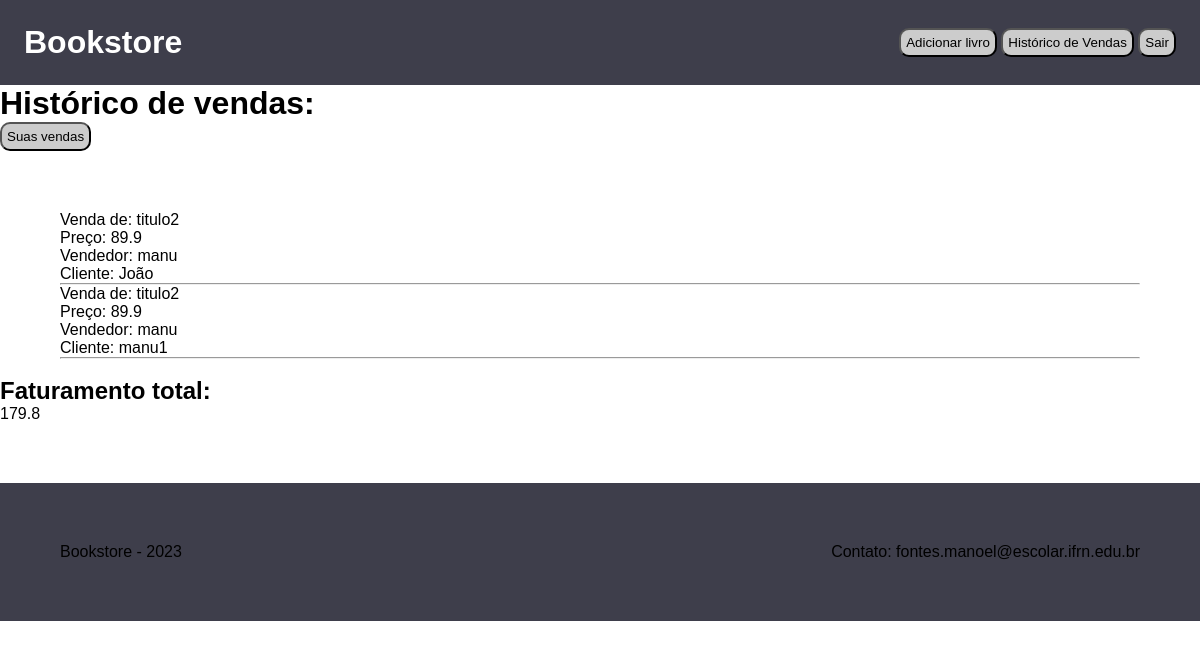
/sales (signed in), run on an earlier commit of the app's database.
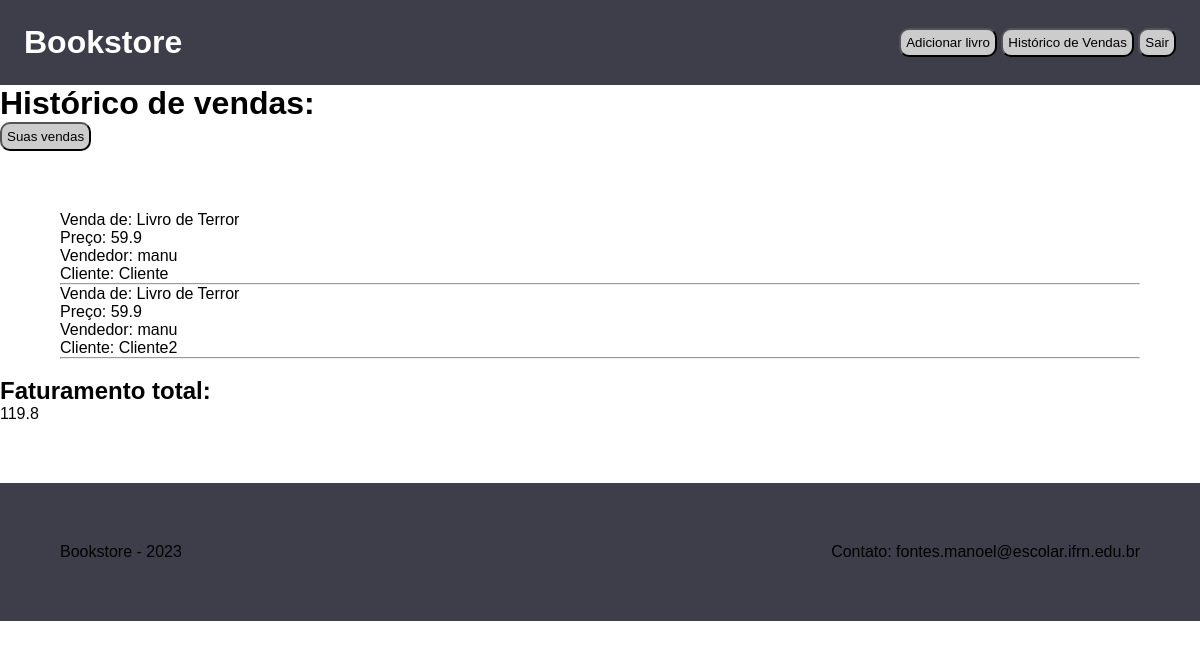
And on a later commit of the database.
### core/models.py (models this page shows, shortened)
class Sale(models.Model):
    id = models.UUIDField(primary_key=True, default=uuid.uuid4, editable=False)
    seller = models.ForeignKey(User, on_delete=models.SET_NULL, null=True)
    book = models.ForeignKey(Book, on_delete=models.CASCADE)
    client_name = models.CharField(max_length=255, null=True, blank=True)
    created_at = models.DateTimeField(auto_now_add=True)
    updated_at = models.DateTimeField(auto_now=True)

class Book(models.Model):
    id = models.UUIDField(primary_key=True, default=uuid.uuid4, editable=False)
    category = models.ForeignKey(Category, on_delete=models.CASCADE)
    title = models.CharField(max_length=255)
    synopsis = models.TextField(null=True, blank=True)
    author_name = models.CharField(max_length=255)
    publishing_company_name = models.CharField(max_length=255)
    release_year = models.DateField()
    price = models.FloatField()
    quantity = models.IntegerField(default=1)
    created_at = models.DateTimeField(auto_now_add=True)
    updated_at = models.DateTimeField(auto_now=True)

### core/views.py (the view)
# urls.py: path("sales", sales_history, name="sales_history"),
@login_required(login_url="/admin/login/?next=/sales/")
def sales_history(request):
    if request.GET.get("seller") is not None:
        user = get_object_or_404(User, username=request.GET.get("seller"))
        sales = Sale.objects.filter(seller=user)
    else:
        sales = Sale.objects.all()
    billing = sales.values_list("book__price", flat=True)
    return render(request, "sales.html", {"sales": sales, "billing": sum(billing)})

### templates/sales.html
{% extends 'main.html' %} {% block content %} {% load static %}
<h1>Histórico de vendas:</h1>
<form method="get" action="{% url 'sales_history'%}">
  <button type="submit" name="seller" value="{{request.user}}">
    Suas vendas
  </button>
</form>
<div class="container" style="margin: 5% 5% 0 5%;">
  {% for sale in sales %}
  <p>Venda de: {{sale.book.title}}</p>
  <p>Preço: {{sale.book.price}}</p>
  <p>Vendedor: {{sale.seller}}</p>
  <p>Cliente: {{sale.client_name}}</p>
  <hr />
  {% endfor %}
</div>
<br />
<h2>Faturamento total:</h2>
<p>{{billing}}</p>
{% endblock %}

### templates/main.html (shortened to what this page needs)
{% load static %}
<!DOCTYPE html>
<html lang="en">
  <head>
    <link rel="stylesheet" href="{% static 'css\style.css' %}" />
  </head>
  <body>
    <header>
      <a href="{% url 'home' %}"><h1>Bookstore</h1></a>
      <nav>
        <a href="{% url 'register_book' %}"><button>Adicionar livro</button></a>
        <a href="{% url 'sales_history' %}"
          ><button>Histórico de Vendas</button></a
        >
        <a href="/admin/logout/"><button>Sair</button></a>
      </nav>
    </header>
    {% block content %} {% endblock %}
    <footer>
      <p>Bookstore - 2023</p>
      <p>Contato: fontes.manoel@escolar.ifrn.edu.br</p>
    </footer>
  </body>
</html>

### static/css/style.css (style rules this page uses)
* { margin: 0; padding: 0; box-sizing: border-box; font-family: "Poppins", sans-serif; }
button { outline: none; cursor: pointer; padding: 5px; border-radius: 10px; background-color: #cccccc; }
header { display: flex; flex-direction: row; align-items: center; justify-content: space-between; padding: 2%; background-color: #3e3e4b; }
footer { background-color: #3e3e4b; margin-top: 5%; padding: 5%; display: flex; flex-direction: row; justify-content: space-between; align-items: center; }
a { text-decoration: none; color: #fff; }

What changed in the data, as far as the page shows it:
removed Sale: book "titulo2", book.price "89.9", seller "manu", client_name "João"
removed Sale: book "titulo2", book.price "89.9", seller "manu", client_name "manu1"
added Sale: book "Livro de Terror", book.price "59.9", seller "manu", client_name "Cliente"
added Sale: book "Livro de Terror", book.price "59.9", seller "manu", client_name "Cliente2"
Also different on the page:
{{ billing }}: "179.8" → "119.8"
